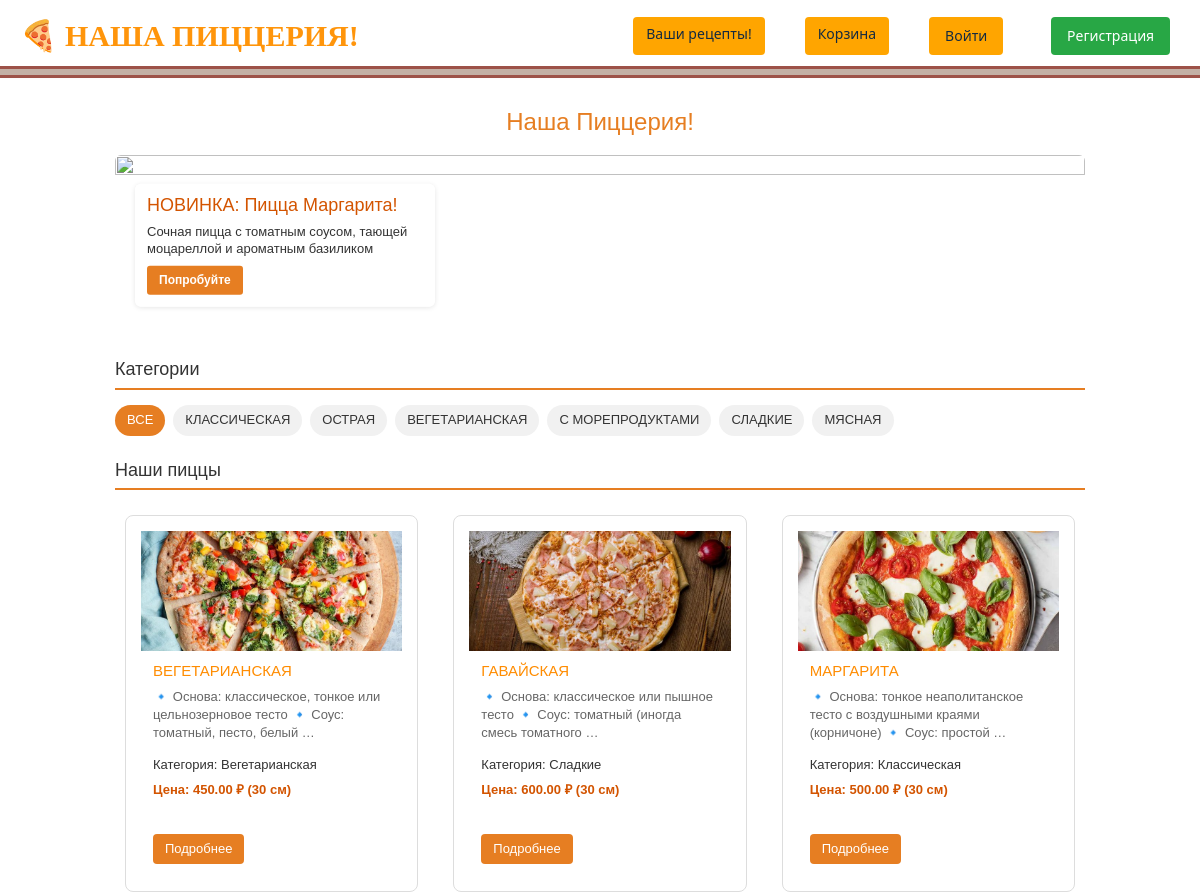
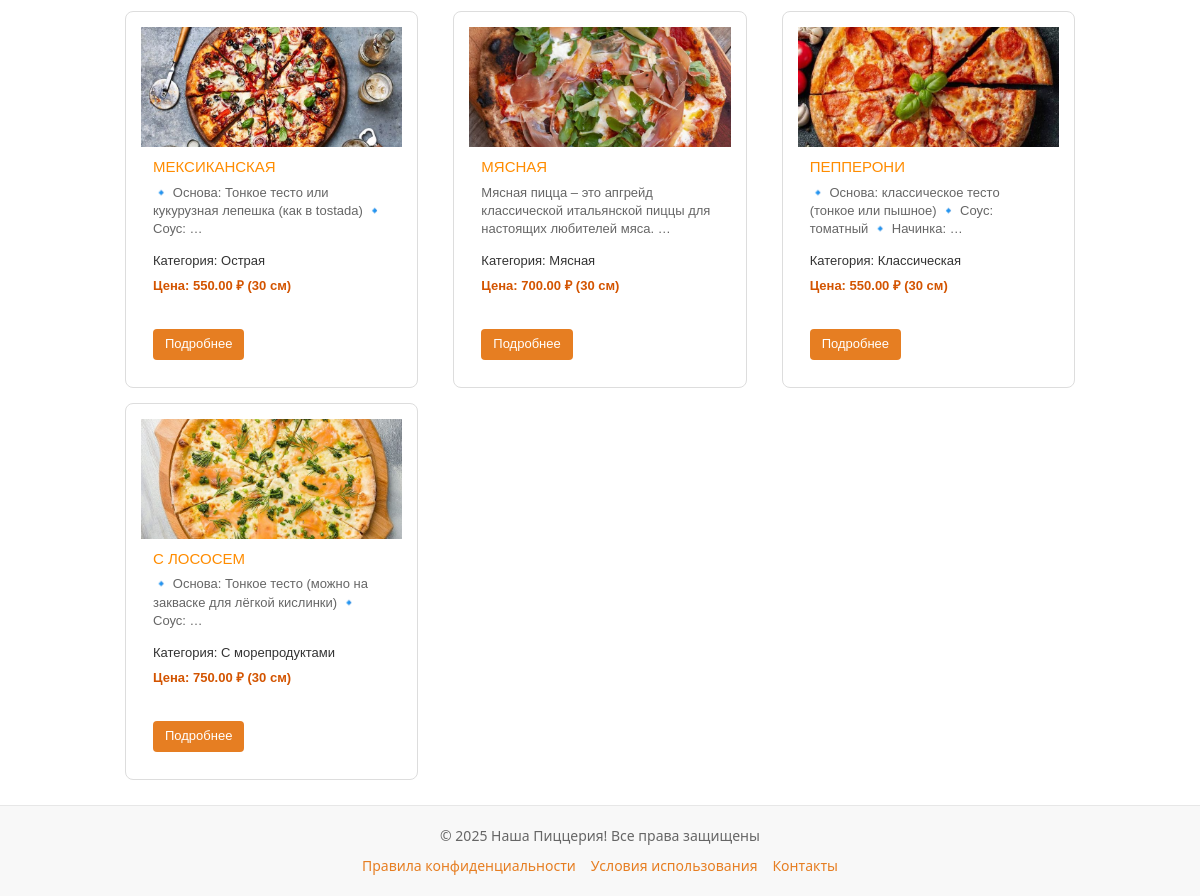
The page / on the database its author committed (2 pictures, top to bottom).
### homepage/models.py (models this page shows, shortened)
class Category(models.Model):
    name = models.CharField(max_length=100, verbose_name = 'Категория')
    slug = models.SlugField(max_length=255, db_index=True, unique=True)
    class Meta:
        verbose_name = 'Категория'
        verbose_name_plural = 'Категории'

class Pizza(models.Model):
    class Status(models.IntegerChoices):
        NOTAVAILABLE = 0, 'Нет в наличии'
        AVAILABLE = 1, 'Есть в наличии'
    name = models.CharField(max_length=255, verbose_name = 'Название')
    slug = models.SlugField(max_length=255, unique=True, db_index=True)
    description = models.TextField(blank=True, verbose_name='Описание')
    price = models.DecimalField(max_digits=6, decimal_places=2, verbose_name='Цена')
    diameter = models.PositiveIntegerField(default = 30,verbose_name='Диаметр (см)')
    is_available = models.BooleanField(choices=tuple(map(lambda x: (bool(x[0]), x[1]), Status.choices)), default=Status.NOTAVAILABLE, verbose_name="Статус")
    time_create = models.DateTimeField(auto_now_add=True, verbose_name='Время создания')
    time_update = models.DateTimeField(auto_now=True, verbose_name='Время обновления')
    image = models.ImageField(upload_to="pizzas/%Y/%m/%d/", default=None, blank=True, null=True, verbose_name="Фото")
    uploaded_at = models.DateTimeField(auto_now_add=True)
    category = models.ForeignKey(Category, on_delete=models.PROTECT, default = 1, verbose_name = 'Категория')
    tags = models.ManyToManyField('TagPost', blank=True, related_name='pizzas', verbose_name = 'Тэги')
    history = models.OneToOneField('PizzaHistory', on_delete=models.SET_NULL, null=True, related_name='history', verbose_name = 'История создания')
    history_text = models.TextField(blank=True, verbose_name='История создания')  # Новое текстовое поле
    likes = models.ManyToManyField(User, related_name='liked_pizzas', blank=True)
    dislikes = models.ManyToManyField(User, related_name='disliked_pizzas', blank=True)
    class Meta:
        verbose_name = 'Пицца'
        verbose_name_plural = 'Пиццы'
    objects = models.Manager()
    published = AvailablePizzaManager()
    class Meta:
        verbose_name = 'Пицца'
        verbose_name_plural = 'Пиццы'
        ordering = ['name']

### homepage/views.py (the view)
# urls.py: path('', views.PizzaHome.as_view(), name='homepage'),
class PizzaHome(DataMixin, ListView):
    model = Pizza
    template_name = 'homepage/homepage/homepage.html'
    context_object_name = 'pizzas'
    def get_queryset(self):
        queryset = Pizza.published.all().select_related('category')
        category_slug = self.kwargs.get('category_slug')
        if category_slug:
            self.category = get_object_or_404(Category, slug=category_slug)
            queryset = queryset.filter(category=self.category)
        return queryset
    def get_context_data(self, **kwargs):
        context = super().get_context_data(**kwargs)
        context['categories'] = Category.objects.all()
        category_slug = self.kwargs.get('category_slug')
        if category_slug:
            context['current_category'] = self.category
            context['cat_selected'] = self.category.id
            context['title'] = f'Категория: {self.category.name}'
        else:
            context['cat_selected'] = None
            context['title'] = 'Все пиццы'
        return self.get_mixin_context(context)

### homepage/models.py (called while the page is built)
    def get_queryset(self):
        return super().get_queryset().filter(is_available=Pizza.Status.AVAILABLE)

### homepage/utils.py (called while the page is built)
    def get_mixin_context(self, context, **kwargs):
        context = context or {}
        if self.title_page:
            context['title'] = self.title_page
        context.update(kwargs)
        return context

### templates/homepage/homepage/homepage.html (shortened to what this page needs)
{% extends 'base.html' %}
{% load static %}
{% block content %}
<div class="pizzeria-container">
    <h1 class="main-title">Наша Пиццерия!</h1>
    <div class="hero-banner" style="flex: 2; position: relative; min-height: 180px;">
      <img src="https://sun9-76.userapi.com/impg/-jSG0x8DSoXQk3f040agb9259b6xH1SC-54k2g/pktpnXTFhOQ.jpg?size=1370x375&quality=95&sign=178ba12cc2fd88db8beca677562de933&type=album"
           style="width: 100%; height: 100%; object-fit: cover; border-radius: 6px;">
      <div style="position: absolute; top: 50%; left: 20px; transform: translateY(-50%); max-width: 300px; background-color: rgba(255, 255, 255, 0.9); padding: 12px; border-radius: 6px; box-shadow: 0 1px 5px rgba(0,0,0,0.1);">
        <h2 style="color: #d35400; margin: 0; font-size: 18px;">НОВИНКА: Пицца Маргарита!</h2>
        <p style="color: #333; font-size: 13px; margin: 8px 0; line-height: 1.3;">Сочная пицца с томатным соусом, тающей моцареллой и ароматным базиликом</p>
        <a href="pizza/margarita" style="display: inline-block; background-color: #e67e22; color: white; padding: 6px 12px; text-decoration: none; border-radius: 3px; font-weight: bold; font-size: 12px;">Попробуйте</a>
      </div>
    </div>
<h2 class="section-title">Категории</h2>
<div class="categories-list">
    <span class="category-item {% if cat_selected is None %}active{% endif %}" data-category="all">
        ВСЕ
    </span>
    {% for category in categories %}
    <span class="category-item {% if cat_selected == category.id %}active{% endif %}"
          data-category="{{ category.id }}">
        {{ category.name|upper }}
    </span>
    {% empty %}
    <p>Нет доступных категорий</p>
    {% endfor %}
</div>
<h2 class="section-title">Наши пиццы</h2>
<div class="pizzas-grid">
    {% for pizza in page_obj %}
    <div class="pizza-card" data-category="{{ pizza.category.id }}">
        {% if pizza.image %}
        <img src="{{ pizza.image.url }}" alt="{{ pizza.name }}" class="pizza-image">
        {% else %}
        <div class="pizza-image-placeholder">Нет изображения</div>
        {% endif %}
        <div class="pizza-content">
            <h3 class="pizza-title">{{ pizza.name|upper }}</h3>
            <p class="pizza-description">{{ pizza.description|truncatewords:12 }}</p>
            <div class="pizza-meta">
                <p class="pizza-category">
                    <span>Категория:</span> {{ pizza.category.name }}
                </p>
                <p class="pizza-price">
                    <span>Цена:</span> {{ pizza.price }} ₽
                    <span class="pizza-diameter">({{ pizza.diameter }} см)</span>
                </p>
            </div>
            <div class="pizza-link-container">
                <a href="{% url 'pizza_detail' pizza.slug %}" class="pizza-link">
                    Подробнее
                </a>
            </div>
        </div>
    </div>
    {% empty %}
    <p class="empty-message">Пицц пока нет</p>
    {% endfor %}
</div>
{% endblock %}

### static/css/styles.css (style rules this page uses)
:root { --primary-orange: #FF8C00; --secondary-orange: #FFA500; --light-orange: #FFD700; }
body { background-color: #FFF8DC; font-family: Arial, sans-serif; }
.pizza-card { border: 1px solid var(--light-orange); background-color: white; border-radius: 10px; padding: 15px; margin: 10px; }
.pizza-card h3 { color: var(--primary-orange); }

### templates/base.html (style rules this page uses)
html, body { height: 100%; margin: 0; padding: 0; font-size: 24px; font-family: 'Segoe UI', Tahoma, Geneva, Verdana, sans-serif; display: flex; flex-direction: column; }

### templates/homepage/homepage/homepage.html (style rules this page uses)
.category-item { cursor: pointer; transition: all 0.3s ease; }
.category-item.active { background-color: #ff5722; color: white; }
.pizza-card { transition: all 0.3s ease; }
.pizza-card { transition: all 0.3s ease; opacity: 1; transform: scale(1); }
.pizzeria-container { max-width: 1000px; margin: 0 auto; padding: 15px; font-family: Arial, sans-serif; font-size: 14px; }
.main-title { color: #e67e22; text-align: center; margin: 0 0 20px 0; font-size: 24px; }
.section-title { color: #333; font-size: 18px; border-bottom: 2px solid #e67e22; padding-bottom: 8px; margin: 25px 0 15px 0; }
.categories-list { display: flex; flex-wrap: wrap; gap: 8px; margin-bottom: 20px; }
.category-item { padding: 6px 12px; background-color: #f1f1f1; border-radius: 20px; text-decoration: none; color: #333; transition: all 0.3s; font-size: 13px; }
.category-item.active, .category-item:hover { background-color: #e67e22; color: white; }
.pizzas-grid { display: grid; grid-template-columns: repeat(auto-fill, minmax(250px, 1fr)); gap: 15px; align-items: stretch; }
.pizza-card { border: 1px solid #ddd; border-radius: 8px; transition: transform 0.3s; overflow: hidden; display: flex; flex-direction: column; height: 100%; }
.pizza-image { width: 100%; height: 120px; object-fit: cover; }
.pizza-content { padding: 12px; display: flex; flex-direction: column; flex-grow: 1; }
.pizza-title { color: #d35400; margin: 0 0 8px 0; font-size: 15px; }
.pizza-description { color: #666; line-height: 1.4; font-size: 13px; margin: 0 0 8px 0; }
.pizza-category, .pizza-price { color: #333; margin: 6px 0; font-size: 13px; }
.pizza-price { font-weight: bold; color: #d35400; }
.pizza-link-container { margin-top: auto; padding-top: 8px; }
.pizza-link { display: inline-block; background-color: #e67e22; color: white; padding: 6px 12px; border-radius: 4px; text-decoration: none; font-size: 13px; }

### rows shown on the page
Category: name "КЛАССИЧЕСКАЯ"
Category: name "ОСТРАЯ"
Category: name "ВЕГЕТАРИАНСКАЯ"
Category: name "С МОРЕПРОДУКТАМИ"
Category: name "СЛАДКИЕ"
Category: name "МЯСНАЯ"
Pizza: image (picture), name "ВЕГЕТАРИАНСКАЯ", description "🔹 Основа: классическое, тонкое или цельнозерновое тесто 🔹 Соус: томатный, песто, белый …", category.name "Вегетарианская", price "450.00", diameter "30"
Pizza: image (picture), name "ГАВАЙСКАЯ", description "🔹 Основа: классическое или пышное тесто 🔹 Соус: томатный (иногда смесь томатного …", category.name "Сладкие", price "600.00", diameter "30"
Pizza: image (picture), name "МАРГАРИТА", description "🔹 Основа: тонкое неаполитанское тесто с воздушными краями (корничоне) 🔹 Соус: простой …", category.name "Классическая", price "500.00", diameter "30"
Pizza: image (picture), name "МЕКСИКАНСКАЯ", description "🔹 Основа: Тонкое тесто или кукурузная лепешка (как в tostada) 🔹 Соус: …", category.name "Острая", price "550.00", diameter "30"
Pizza: image (picture), name "МЯСНАЯ", description "Мясная пицца – это апгрейд классической итальянской пиццы для настоящих любителей мяса. …", category.name "Мясная", price "700.00", diameter "30"
Pizza: image (picture), name "ПЕППЕРОНИ", description "🔹 Основа: классическое тесто (тонкое или пышное) 🔹 Соус: томатный 🔹 Начинка: …", category.name "Классическая", price "550.00", diameter "30"
Pizza: image (picture), name "С ЛОСОСЕМ", description "🔹 Основа: Тонкое тесто (можно на закваске для лёгкой кислинки) 🔹 Соус: …", category.name "С морепродуктами", price "750.00", diameter "30"
